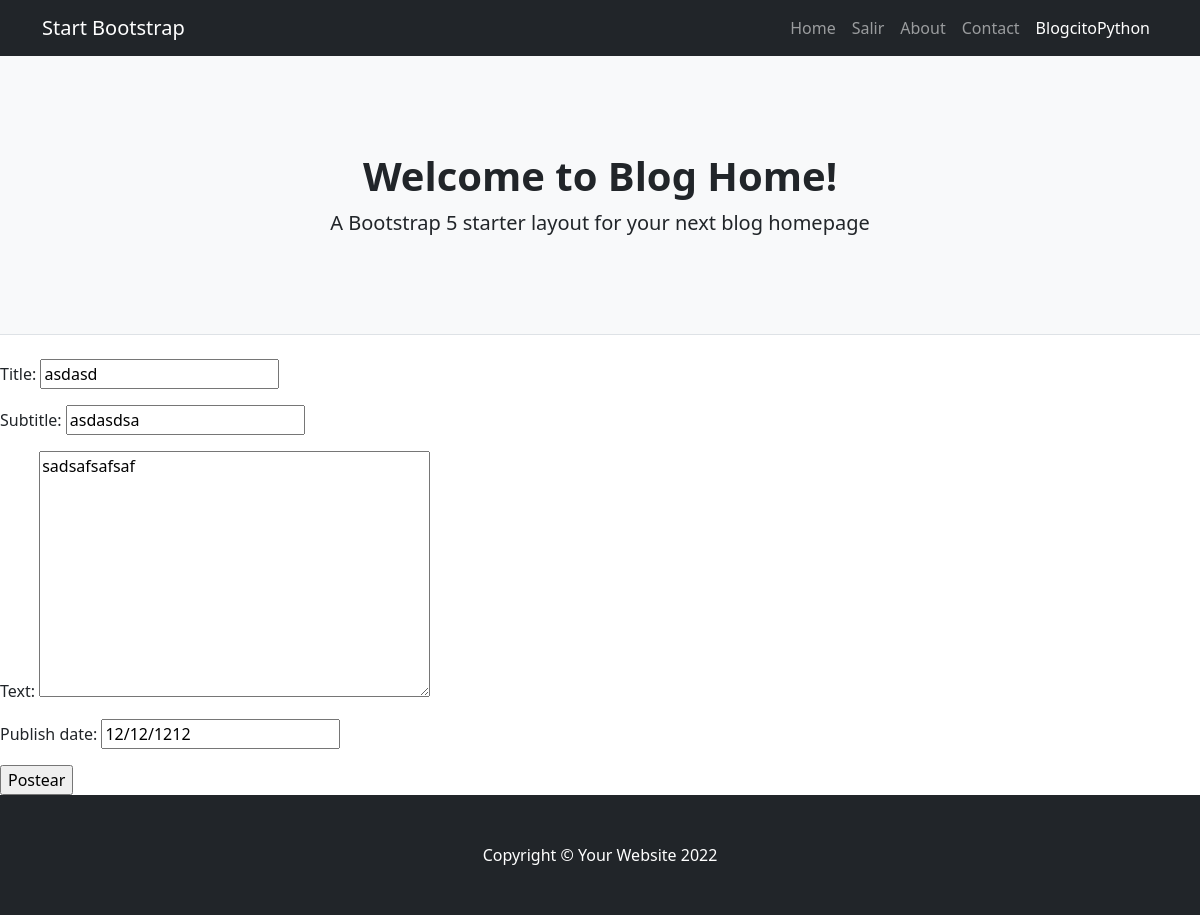
The page /blogcitopython/3/actualizar/ (signed in) on the database its author committed.
### BlogcitoPython/models.py (models this page shows)
class Post(models.Model):
    title = models.CharField(max_length=100)
    subtitle = models.CharField(max_length=100)
    text = models.TextField(max_length=3000)
    publish_date = models.DateField()

### BlogcitoPython/views.py (the view)
# urls.py: path('blogcitopython/<int:pk>/actualizar/', UpdatePost.as_view(), name='blogcitopython_actualizar'),
class UpdatePost(LoginRequiredMixin, UpdateView):
    model = Post
    success_url = reverse_lazy('blogcitopython_listar')
    fields = '__all__'

### BlogcitoPython/templates/BlogcitoPython/post_form.html (shortened to what this page needs)
{% extends 'BlogcitoPython/base.html' %}
{% block contenido %}
<form method="POST">
    {{form.as_p}}
    <input type="submit" value="Postear">
</form>
{% endblock %}

### rows shown on the page
Post: title "asdasd", subtitle "asdasdsa", text "sadsafsafsaf", publish_date "12/12/1212"
